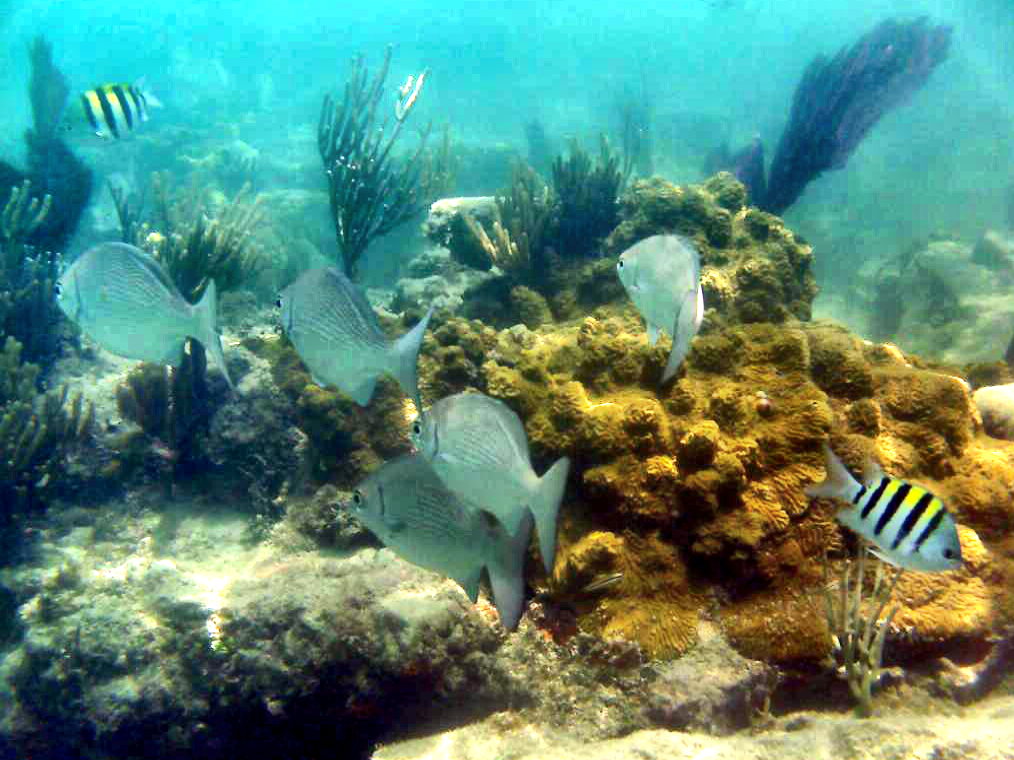
#> input picture Second semester/digital image processing/HW1_DIP_w2023/imgs/org.png, 2027 x 1520 px (shown at 1/2 size)
$ jupyter execute p2.ipynb
#> lines starting #> are read from the running program, lines starting #| are printed output that depends on the picture
[cell 1]
# %pip install scikit-image

[cell 2]
import cv2
import glob
import matplotlib.pyplot as plt
import numpy as np

<h4>Reading images & Resizing images</h4>
<p>
<i>read_img</i> function accepts image file path and a new_size parameter to read the image and resize it if the new_size parameter is set.
</p>

[cell 3]
def read_img(path, new_size = None):
#> called with path = 'imgs/org.png', new_size = (512, 512)
    if(new_size):
        return cv2.resize(cv2.cvtColor(cv2.imread(path), cv2.COLOR_BGR2RGB), \
                          (new_size[0], new_size[1]), interpolation = cv2.INTER_AREA)
    else:
        return cv2.cvtColor(cv2.imread(path), cv2.COLOR_BGR2RGB)

org = read_img("imgs/org.png", new_size=(512, 512))
noisy_1 = read_img("imgs/noisy_1.jpg", new_size=(512, 512))
#> call 2 of read_img, with path = 'imgs/noisy_1.jpg', new_size = (512, 512)
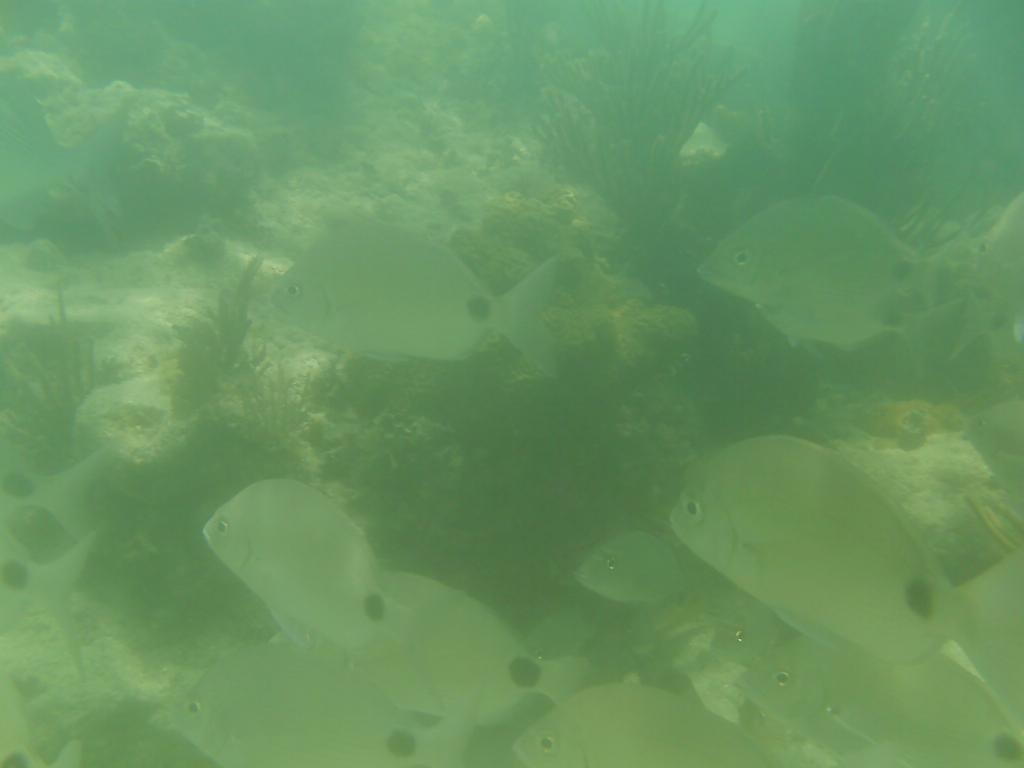
#> input picture Second semester/digital image processing/HW1_DIP_w2023/imgs/noisy_1.jpg, 1024 x 768 px
noisy_2 = read_img("imgs/noisy_2.jpg", new_size=(512, 512))
#> call 3 of read_img, with path = 'imgs/noisy_2.jpg', new_size = (512, 512)
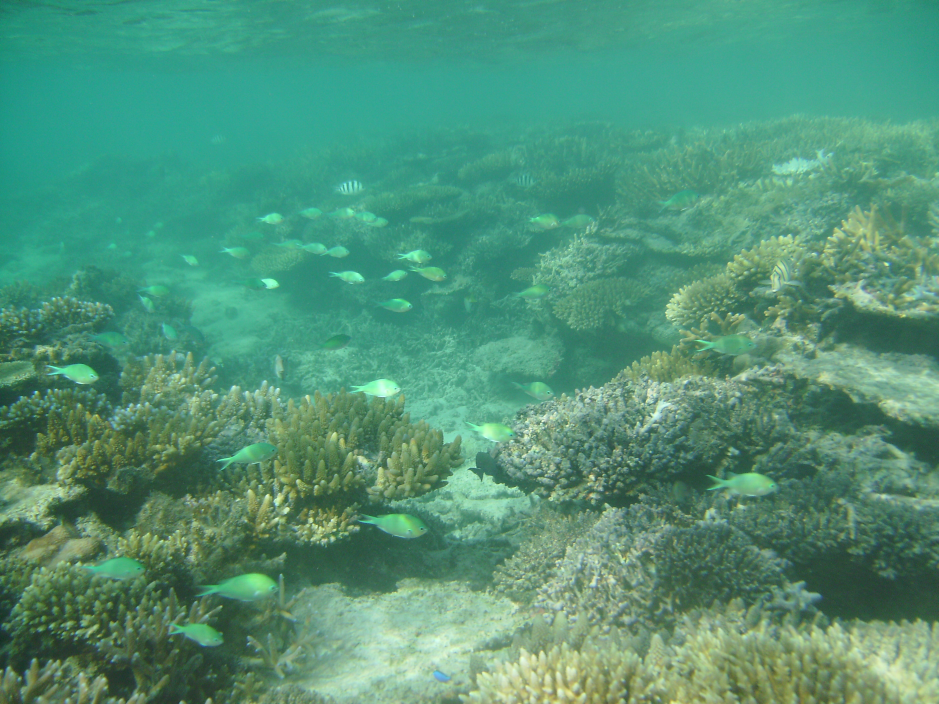
#> input picture Second semester/digital image processing/HW1_DIP_w2023/imgs/noisy_2.jpg, 2816 x 2112 px (shown at 1/3 size)
noisy_3 = read_img("imgs/noisy_3.jpg", new_size=(512, 512))
#> call 4 of read_img, with path = 'imgs/noisy_3.jpg', new_size = (512, 512)
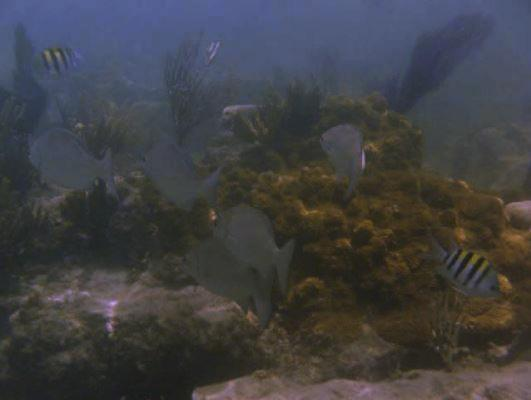
#> input picture Second semester/digital image processing/HW1_DIP_w2023/imgs/noisy_3.jpg, 531 x 400 px

all_images = [("org.png", org), ("noisy_1.jpg", noisy_1), ("noisy_2.jpg", noisy_2), ("noisy_3.jpg", noisy_3)]

<h4>Histograms of each image</h4>
<p>

</p>

[cell 4]
def histogram(img):
    flatten_img = np.ravel(img)
    counts = np.zeros(256)
    for px in flatten_img:
        counts[px] += 1
    # bins = np.array(np.where(counts != 0)).flatten()
    bins = np.arange(0, 257, 1)
    # counts = counts[counts != 0]
    return bins, counts

for img in all_images:
    bins, counts = histogram(img[1])
    fig, axs = plt.subplots(1, 2, figsize=(9, 3))
    fig.suptitle(img[0])
    axs[0].imshow(img[1])
    axs[0].set_title(f"Image")
    axs[1].stairs(counts, bins, fill=True)
    axs[1].set_title(f"Histogram")
    fig.tight_layout
    plt.show()
#> this loop made 4 passes

[cell 5]
def cumsum(hist, normalize = False):
    csum = np.zeros(len(hist))
    csum[0] = hist[0]
    for i in range(1, len(hist)):
        csum[i] = csum[i-1] + hist[i]
    return csum/csum[-1] if normalize else csum
    # return np.round(((cdf - min(cdf))/(1 - min(cdf))) * 255)

def find_nearest(array, value):
    array = np.asarray(array)
    idx = (np.abs(array - value)).argmin()
    return idx

# [36 lines left out: function visualize_org_vs_eq, not called in this run]

def equalize_hist(img, counts, hu, bins, title=None, cname=None):
    equalized_hist = np.zeros(256)
    equalized_img = img.ravel()
    for i in range(256):
        pixels = np.array(np.where(equalized_img == i)).flatten()
        equalized_img[pixels] = hu[i]
        equalized_hist[hu[i]] += counts[i]

    if(title and cname):
        fig, axs = plt.subplots(1, 2, figsize=(9, 3))
        fig.suptitle(title)
        axs[0].stairs(counts, bins, fill=True)
        axs[0].set_title(f"Original histogram for channel {cname}")
        axs[1].stairs(equalized_hist, bins, fill=True)
        axs[1].set_title(f"Equalizied histogram for channel {cname}")
        fig.tight_layout()
        plt.show()

    return equalized_img, equalized_hist

def hist_matchings(src, ref, cname=None):
    src_bins, src_counts = histogram(src)
    ref_bins, ref_counts = histogram(ref)

    print(f"Equalizing channel {cname}")
    cdf_src = cumsum(src_counts, normalize=True)
    cdf_ref = cumsum(ref_counts, normalize=True)
    hu_src = np.round(cdf_src * 255).astype(int)
    hu_ref = np.round(cdf_ref * 255).astype(int)
    # hu_src = np.round(((cdf_src - min(cdf_src))/(1 - min(cdf_src))) * 255).astype(int)
    # hu_ref = np.round(((cdf_ref - min(cdf_ref))/(1 - min(cdf_ref))) * 255).astype(int)

    eq_src, src_equalized_hist = equalize_hist(src, src_counts, hu_src, src_bins, "Original image", cname)
    eq_ref, ref_equalized_hist = equalize_hist(ref, ref_counts, hu_ref, ref_bins, "Template image", cname)

    src_flattened = src.ravel()
    # mapping
    mapped_img = np.copy(src_flattened)
    for i in range(256):
        pixels = np.array(np.where(src_flattened == i)).flatten()
        pixel_idx = find_nearest(hu_ref, hu_src[i])
        mapped_img[pixels] = pixel_idx
    return mapped_img.reshape(src.shape)

# [21 lines left out: function hist_match, not called in this run]

[cell 6]
org_noisy_1 = np.copy(org)

channels = ["R", "G", "B"]
print(f"\033[91mMatching org.png with noisy_1.jpg:\033[0m")
print("Matching each channel separately.")
for i  in range(org.shape[-1]):
    print(f"\033[93m{channels[i]} Channel:\033[0m")
    org_noisy_1[:, :, i] = hist_matchings(org[:, :, i], noisy_1[:, :, i], channels[i])
#> this loop made 3 passes
#> pass 1, in equalize_hist (call 2), `plt.show()`:
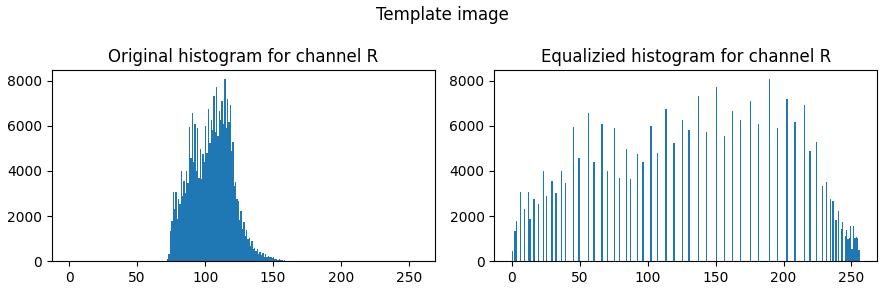
#> figure drawn by matplotlib, 2 panels
#> after the loop:
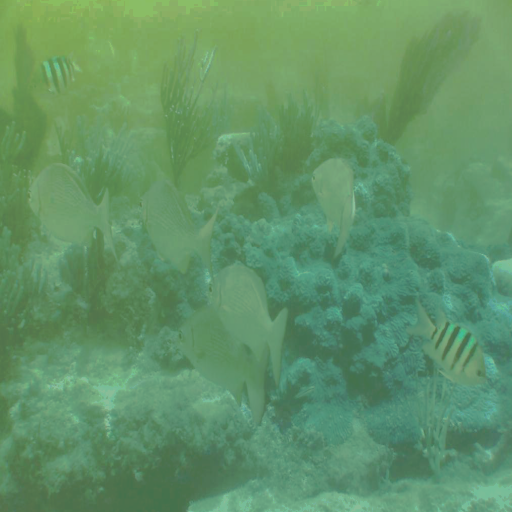
#> org_noisy_1: shape (512, 512, 3); mean B, G, R 103.8, 147.4, 97.6

plt.title('Matched new image')
plt.imshow(org_noisy_1)
plt.show()

[cell 7]
org_noisy_2 = np.copy(org)

channels = ["R", "G", "B"]
print(f"\033[91mMatching org.png with noisy_2.jpg:\033[0m")
print("Matching each channel separately.")
for i  in range(org.shape[-1]):
    print(f"\033[93m{channels[i]} Channel:\033[0m")
    org_noisy_2[:, :, i] = hist_matchings(org[:, :, i], noisy_2[:, :, i], channels[i])
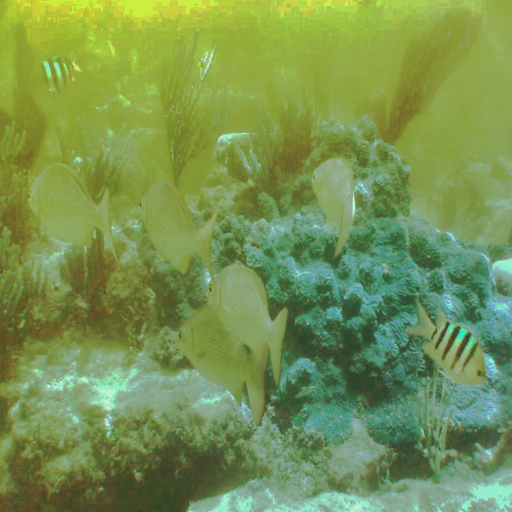
#> org_noisy_2: shape (512, 512, 3); mean B, G, R 81, 147.5, 119.3

plt.title('Matched new image')
plt.imshow(org_noisy_2)
plt.show()

<h4>Min-max stretching</h4>

$$ e^{i \pi} + 1 = 0 $$

[cell 8]
def stretch(image, minimum, maximum):
    image = (image - minimum) / (maximum - minimum)
    image[image < 0] = 0
    image[image > 1] = 1
    return image

mm = stretch(org_noisy_1.ravel(), np.min(org_noisy_1), np.max(org_noisy_1))
plt.title('Contrast sterching applied on org_noisy_1')
plt.imshow(mm.reshape(512, 512, 3))
plt.show()

mm = stretch(org_noisy_2.ravel(), np.min(org_noisy_2), np.max(org_noisy_2))
plt.title('Contrast sterching applied on org_noisy_2')
plt.imshow(mm.reshape(512, 512, 3))
plt.show()

<h4>Histogram Equalization</h4>

[cell 9]
def apply_hist_equalization(img):
    img_eq = np.zeros_like(img)
    for i in range(org.shape[-1]):
        im = img[:, :, i]
        bins, counts = histogram(im)
        cdf = cumsum(counts, normalize=True)
        # hu = np.round(cdf * 255).astype(int)
        hu = np.round(((cdf - min(cdf))/(1 - min(cdf))) * 255).astype(int)

        eq_img, equalized_hist = equalize_hist(im, counts, hu, bins, "Title", channels[i])
        img_eq[:, :, i] = eq_img.reshape(512, 512)
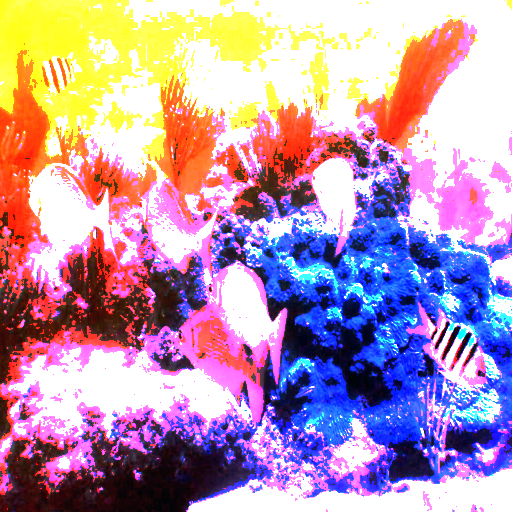
#> img_eq: shape (512, 512, 3); mean B, G, R 176.9, 151.3, 185.9

    plt.title('Contrast sterching applied on org_noisy_1')
    plt.imshow(img_eq, cmap="gray")
    plt.show()

[cell 10]
apply_hist_equalization(org_noisy_1)

[cell 11]
apply_hist_equalization(org_noisy_2)
#> the loop in apply_hist_equalization (call 2), `for i in range(org.shape[-1]):` made 3 passes
#> pass 1, in apply_hist_equalization (call 2), `im = img[:, :, i]`:
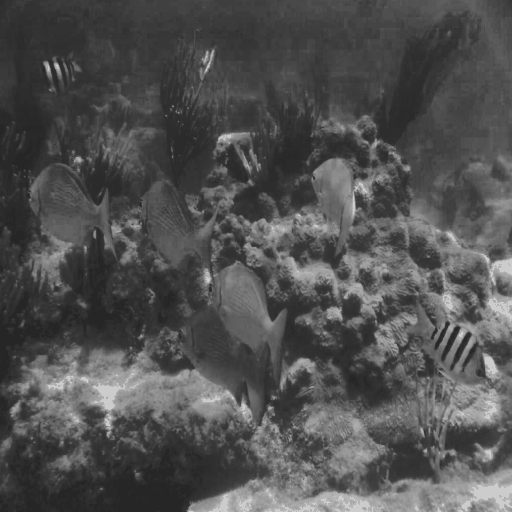
#> im: shape (512, 512); min 38, max 204, mean 81
#> after the loop in apply_hist_equalization (call 2), `for i in range(org.shape[-1]):`:
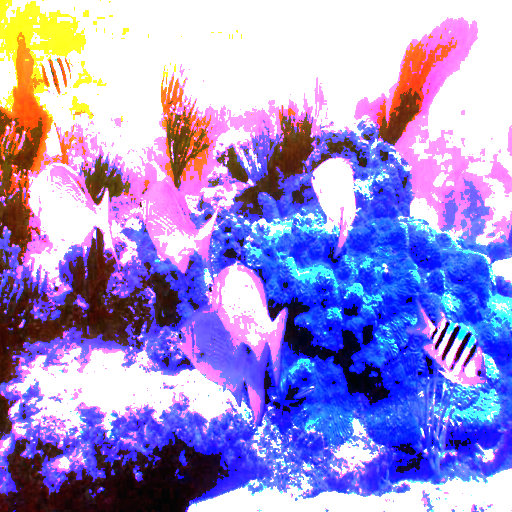
#> img_eq: shape (512, 512, 3); mean B, G, R 212.3, 146.4, 160.8

[cell 12]
from skimage import exposure
org_noisy_1 = np.zeros_like(org)
for i in range(org.shape[-1]):
    org_noisy_1[:, :, i] = exposure.match_histograms(org[:, :, i], noisy_1[:, :, i])

img_eq = np.zeros_like(org_noisy_1)
for i in range(org.shape[-1]):
    img_eq[:, :, i] = exposure.equalize_hist(org_noisy_1[:, :, i])
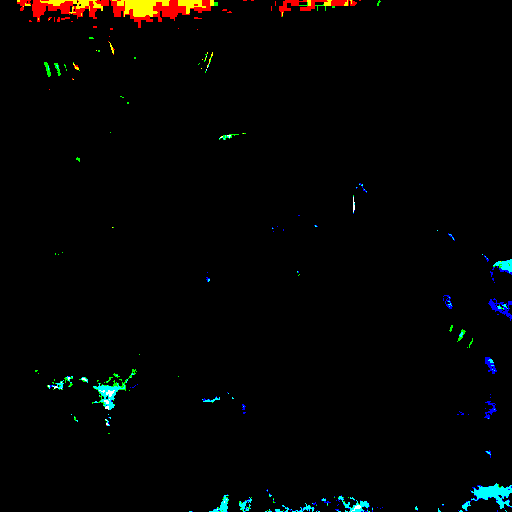
#> img_eq: shape (512, 512, 3); mean B, G, R 0.0102, 0.0142, 0.0134; drawn with 1 as white
# xxx = exposure.equalize_hist(org_noisy_2)

plt.title('Contrast sterching applied on org_noisy_1')
plt.imshow(img_eq)
plt.show()
